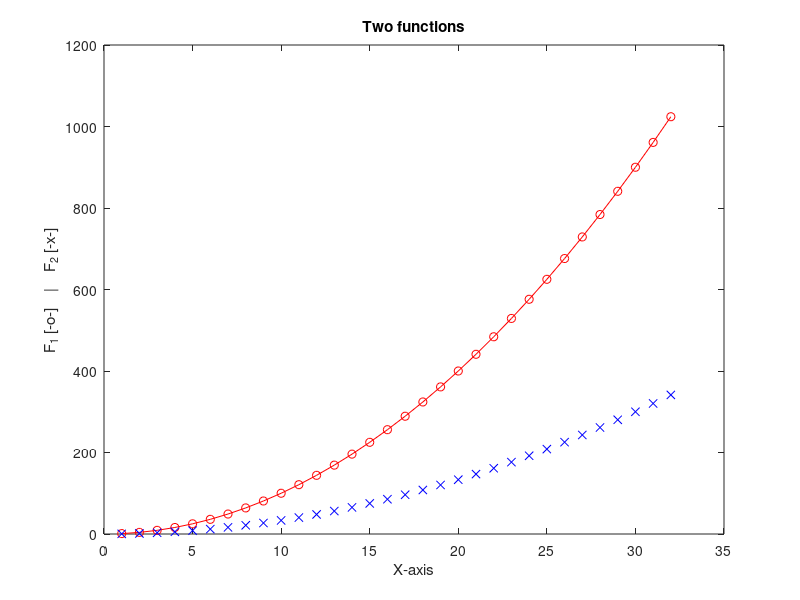

Source code (MATLAB):
%Aysel Taghizade
%09/11/2026
%Variant - 7


x_vals = linspace(1, 32, 32);
y_vals = x_vals .^ 2;

plot(x_vals, y_vals, 'o-r', x_vals, y_vals ./ 3, 'xb')
title('Two functions')
xlabel('X-axis')
ylabel('F_1 [-o-]    |    F_2 [-x-]')



num = 7;
vec = (num + 1) : 0.5 : (num + 4);

mat = [num, num + 1, num + 2; 
    num + 3, num + 4, num + 5; 
    num + 6, num + 7, num + 8];

val_a = mat(3, 2);
block_b = mat(2:3, 1:2);
corners_c = mat([1, 3], [1, 3]);

combined_matrix = [mat; vec(1:3)];
